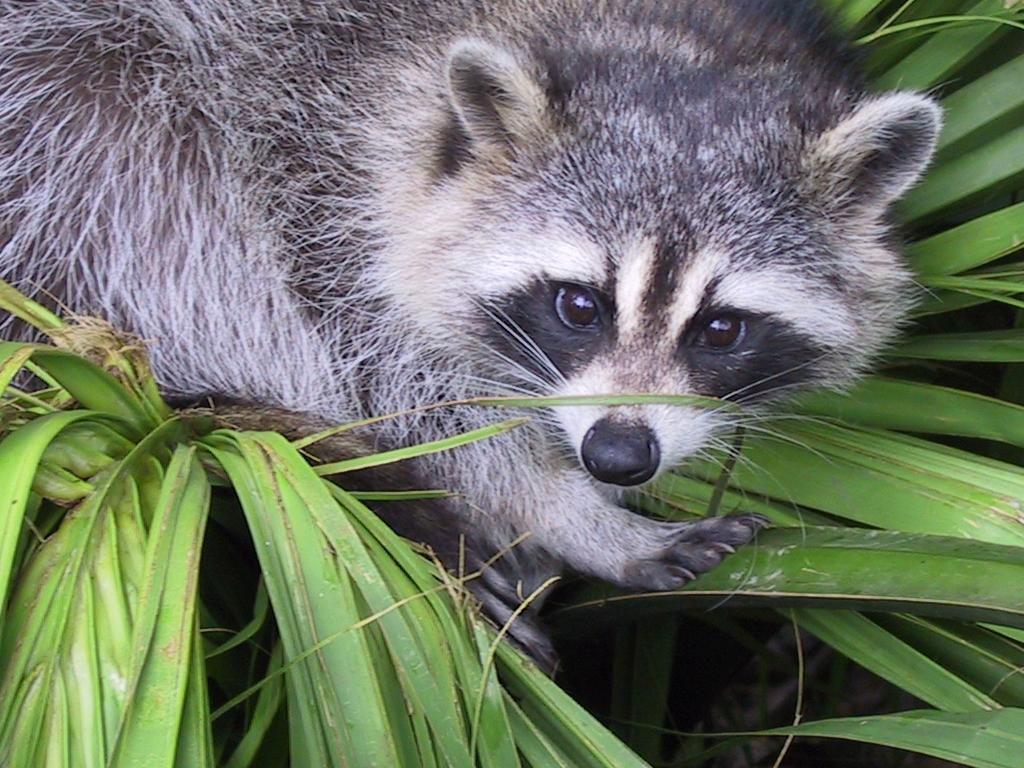
#> input picture Python-1/ex04/animal.jpeg, 1024 x 768 px
$ python rotate.py
#> lines starting #> are read from the running program, lines starting #| are printed output that depends on the picture
### Python-1/ex03/load_image.py
from PIL import Image
import numpy as np


def ft_load(path: str) -> int:
    """opens image using the pillow package, converts
it into array and returns image"""
#> called with path = 'animal.jpeg'
    assert type(path) is str, "not str"
    image = Image.open(path)
#> image is the input picture: PIL image 1024x768 RGB; mean R, G, B 110.7, 117.7, 102.1
    image = np.asarray(image)
    print("The shape of image is: ", image.shape)
#| The shape of image is:  (768, 1024, 3)
    return image

### Python-1/ex04/rotate.py
import matplotlib.pyplot as plt
from load_image import ft_load
import numpy as np


def main():
    """loads the image using the load function,
prints the zoomed image after slicing, transposes the image,
and outputs the transposed image"""
    image = ft_load("animal.jpeg")
    cut_image = image[:500, 300:800, :1]
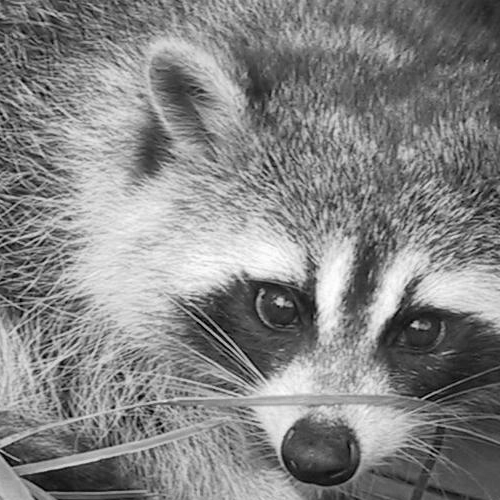
#> cut_image: shape (500, 500, 1); min 0, max 255, mean 132.5
    print("The shape of the image is:", cut_image.shape, end=' ')
#| The shape of the image is: (500, 500, 1)
    print("or", cut_image.shape[:2])
#| or (500, 500)
    print(cut_image)
#> (printed output is left out)
    rot_cut_image = [cut_image[:, i, 0] for i in range(450)]
#> rot_cut_image = 450 items
    rot_cut_image = np.array(rot_cut_image)
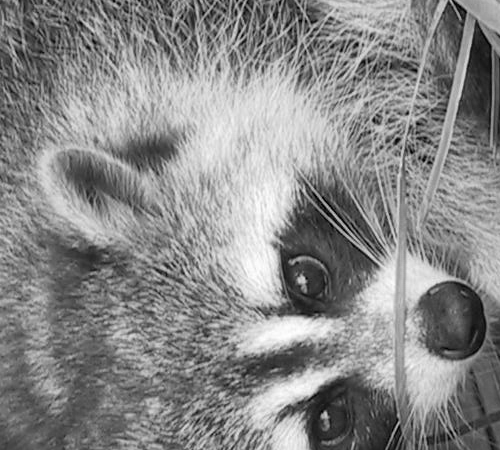
#> rot_cut_image: shape (450, 500); min 0, max 255, mean 136.5
    print("New shape after Transpose: ", rot_cut_image.shape[:2])
#| New shape after Transpose:  (450, 500)
    print(rot_cut_image)
#> (printed output is left out)
    plt.imshow(rot_cut_image, cmap='gray')
    plt.show()


if __name__ == "__main__":
    main()
